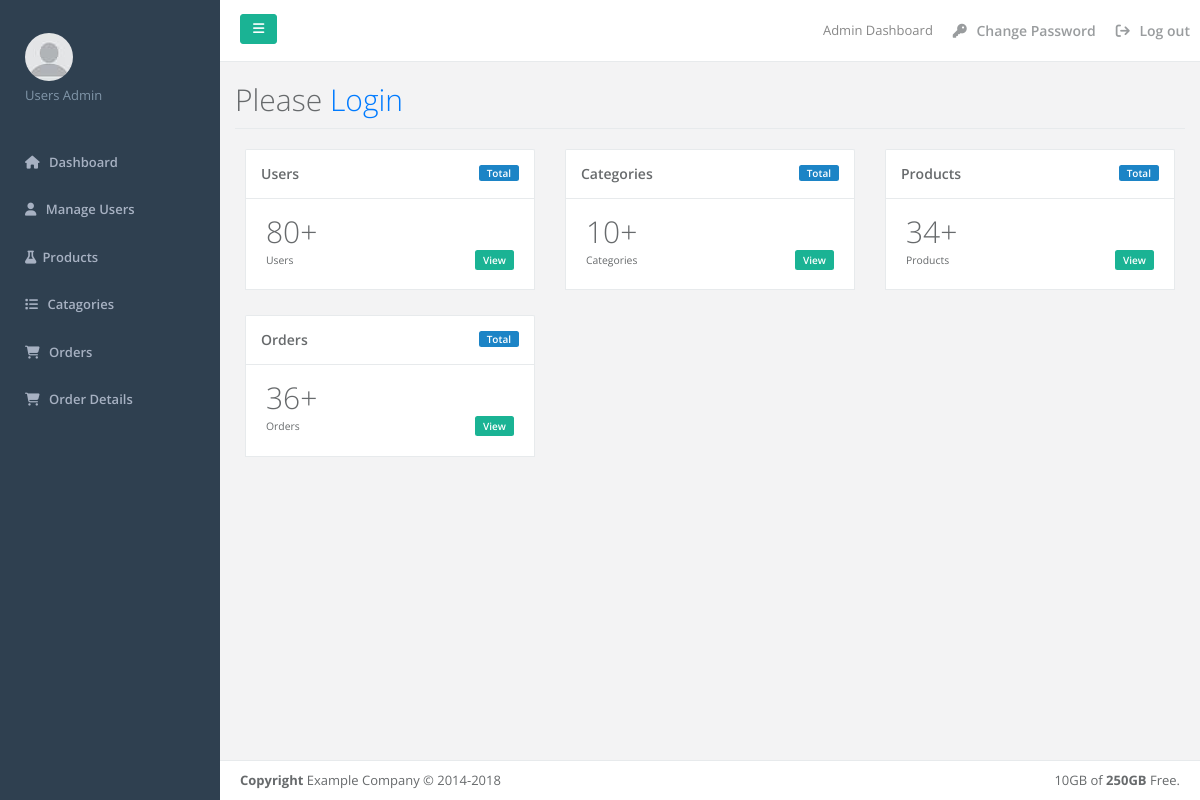
/admin/dashboard.php, run on an earlier commit of the app's database.
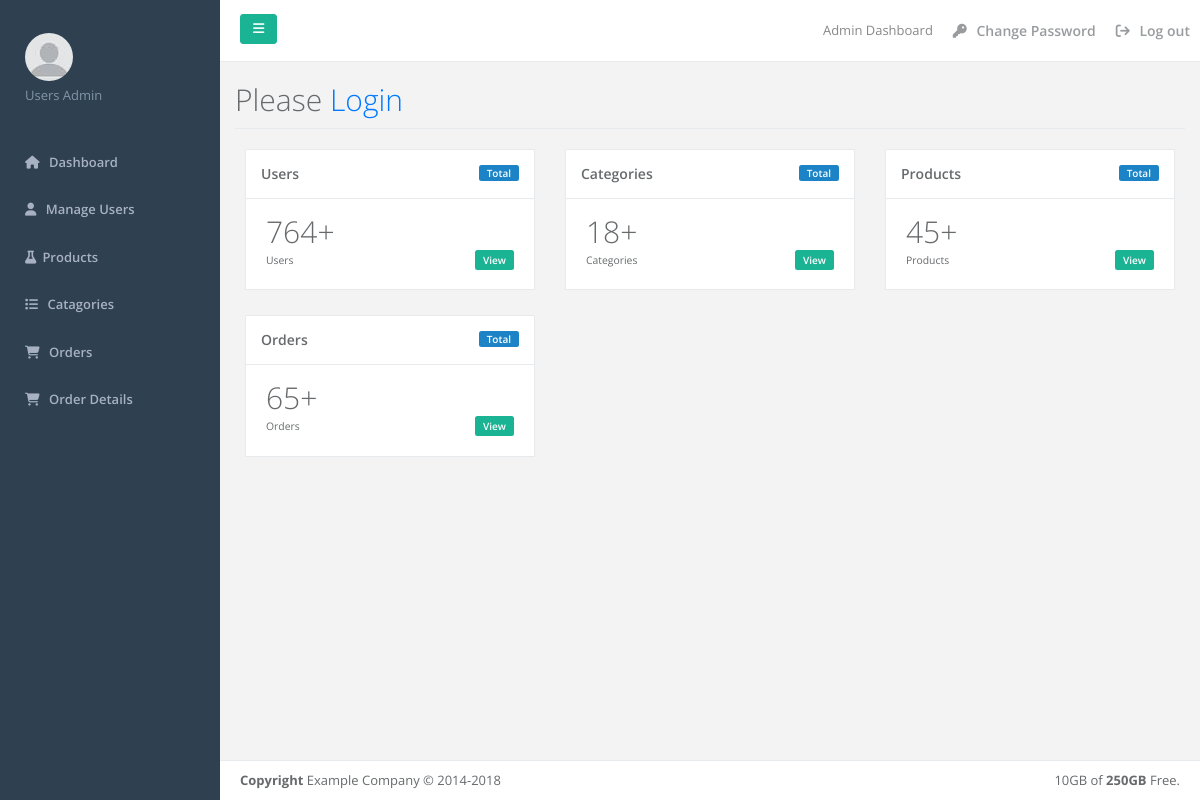
And on a later commit of the database.
### tables this page shows
CREATE TABLE IF NOT EXISTS `users` (
  `id` bigint NOT NULL AUTO_INCREMENT,
  `name` varchar(225) NOT NULL,
  `email` varchar(255) NOT NULL,
  `password` varchar(255) NOT NULL,
  PRIMARY KEY (`id`)
);

CREATE TABLE IF NOT EXISTS `catagory` (
  `id` bigint NOT NULL AUTO_INCREMENT,
  `name` varchar(255) NOT NULL,
  `slug` varchar(255) NOT NULL,
  `image` varchar(255) NOT NULL,
  `discription` varchar(255) NOT NULL,
  `created_at` timestamp(6) NOT NULL,
  PRIMARY KEY (`id`)
);

CREATE TABLE IF NOT EXISTS `products` (
  `id` bigint NOT NULL AUTO_INCREMENT,
  `catagory_id` bigint NOT NULL,
  `name` varchar(255) NOT NULL,
  `slug` varchar(255) NOT NULL,
  `image` varchar(255) NOT NULL,
  `model` varchar(255) NOT NULL,
  `discription` varchar(255) NOT NULL,
  `price` bigint NOT NULL,
  `quantity` bigint NOT NULL,
  `available` varchar(255) NOT NULL,
  PRIMARY KEY (`id`)
);

CREATE TABLE IF NOT EXISTS `order_items` (
  `id` bigint NOT NULL AUTO_INCREMENT,
  `order_id` varchar(255) NOT NULL,
  `product_id` bigint NOT NULL,
  `product_name` varchar(255) NOT NULL,
  `price` bigint NOT NULL,
  `quantity` bigint NOT NULL,
  `total` bigint NOT NULL,
  `created_at` int NOT NULL,
  PRIMARY KEY (`id`)
);

### admin/dashboard.php (the view, shortened to what this page needs)
<?php
include('connection.php');
include('common/header.php');
?>
<body>
    <div id="wrapper">
        <?php
        include('common/sidenav.php');
        ?>
        <div id="page-wrapper" class="gray-bg">
            <div class="row border-bottom">
                <?php
                include('common/topnav.php');
                ?>
            </div>
            <div class="container">
                <div class="row border-bottom">
                    <?php if (isset($_SESSION['email'])) { ?>
                        <h1>Welcome <?php echo htmlspecialchars($_SESSION['email']); ?></h1>
                    <?php } else { ?>
                        <h1>Please<a href="login.php"><?php echo " Login"; ?></a></h1>
                    <?php } ?>
                </div>
            </div>
            <div class="wrapper wrapper-content animated fadeIn">
                <div class="row">
                    <?php
                    $sql = "SELECT * FROM users ORDER BY id DESC";
                    $result = mysqli_query($conn, $sql);
                    $row = mysqli_fetch_assoc($result);
                    ?>
                    <div class="col-lg-4">
                        <div class="ibox float-e-margins">
                            <div class="ibox-title">
                                <span class="label label-success pull-right">Total</span>
                                <h5>Users</h5>
                            </div>
                            <div class="ibox-content">
                                <h1 class="no-margins"><?php echo $row['id'] ?>+</h1>
                                <div class="stat-percent font-bold text-primary"><a href="#"><span class="label label-primary">View</span></a></div>
                                <small>Users</small>
                            </div>
                        </div>
                    </div>
                    <?php
                    $sql = "SELECT * FROM catagory ORDER BY id DESC";
                    $result = mysqli_query($conn, $sql);
                    $row = mysqli_fetch_assoc($result);
                    ?>
                    <div class="col-lg-4">
                        <div class="ibox float-e-margins">
                            <div class="ibox-title">
                                <span class="label label-success pull-right">Total</span>
                                <h5>Categories</h5>
                            </div>
                            <div class="ibox-content">
                                <h1 class="no-margins"><?php echo $row['id'] ?>+</h1>
                                <div class="stat-percent font-bold text-primary"><a href="#"><span class="label label-primary">View</span></a></div>
                                <small>Categories</small>
                            </div>
                        </div>
                    </div>
                    <?php
                    $sql = "SELECT * FROM products ORDER BY id DESC";
                    $result = mysqli_query($conn, $sql);
                    $row = mysqli_fetch_assoc($result);
                    ?>
                    <div class="col-lg-4">
                        <div class="ibox float-e-margins">
                            <div class="ibox-title">
                                <span class="label label-success pull-right">Total</span>
                                <h5>Products</h5>
                            </div>
                            <div class="ibox-content">
                                <h1 class="no-margins"><?php echo $row['id'] ?>+</h1>
                                <div class="stat-percent font-bold text-primary"><a href="#"><span class="label label-primary">View</span></a></div>
                                <small>Products</small>
                            </div>
                        </div>
                    </div>
                    <?php
                    $sql = "SELECT * FROM order_items ORDER BY id DESC";
                    $result = mysqli_query($conn, $sql);
                    $row = mysqli_fetch_assoc($result);
                    ?>
                    <div class="col-lg-4">
                        <div class="ibox float-e-margins">
                            <div class="ibox-title">
                                <span class="label label-success pull-right">Total</span>
                                <h5>Orders</h5>
                            </div>
                            <div class="ibox-content">
                                <h1 class="no-margins"><?php echo $row['id'] ?>+</h1>
                                <div class="stat-percent font-bold text-primary"><a href="#"><span class="label label-primary">View</span></a></div>
                                <small>Orders</small>
                            </div>
                        </div>
                    </div>
                </div>
            </div>
            <?php
            include('common/footer.php');
            ?>
        </div>
    </div>
</body>
</html>

What changed in the data, as far as the page shows it:
no longer on this page (row unchanged): users: id "80"
no longer on this page (row edited): catagory: id "10"
no longer on this page (row edited): products: id "34"
removed order_items: id "36"
added users: id "764"
added catagory: id "18"
added products: id "45"
added order_items: id "65"
